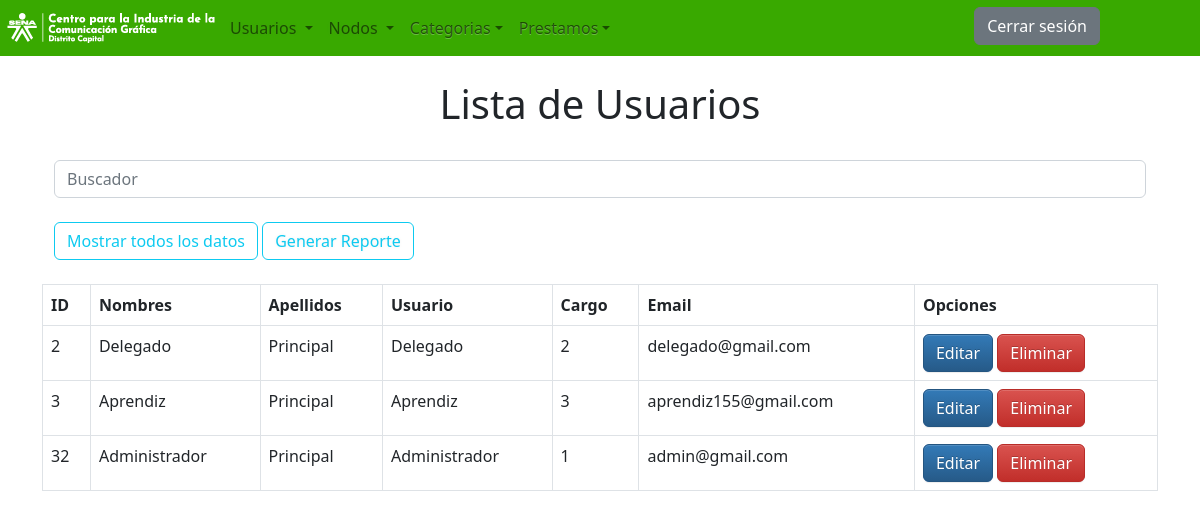
Screenshot of /InicioSesion/Usuarios/Administrador/vistas/Usuarios/listas.php with the database file from the repository.
### tables this page shows
CREATE TABLE `usuarios` (
  `idUsuario` int(11) NOT NULL,
  `nombreUsuario` varchar(50) NOT NULL,
  `apellidoUsuario` varchar(50) NOT NULL,
  `ID_CARGO` int(20) NOT NULL,
  `emailUsuario` varchar(50) NOT NULL,
  `usuarioUsuario` varchar(50) NOT NULL,
  `usuarioClave` varchar(20) NOT NULL,
  `usuarioClave2` varchar(20) NOT NULL
);

### InicioSesion/Usuarios/Administrador/vistas/Usuarios/listas.php (the view, shortened to what this page needs)
<?php
include("../../conexionPDO.php");
?>
<!DOCTYPE html>
<html lang="en">
<head>
	<link rel="stylesheet" href="https://cdn.jsdelivr.net/npm/bootstrap@5.2.1/dist/css/bootstrap.min.css">
    <link rel="stylesheet" type="text/css" href="../css/style.css">
	 <link rel="stylesheet" type="text/css" href="../js/pluggins/dist/sweetalert2.min.css">
</head>
		<header>
    <div class="contenedor-principal">
        <nav class="navbar navbar-expand-lg " style="background:#39A900;">
            <a href="http://localhost/Inventario/InicioSesion/Usuarios/Administrador/index.php">
            <img src="../../img/logosena.PNG">
            </a>
            <div class="collapse navbar-collapse" id="navbarNavDropdown">
                <ul class="navbar-nav">
                    <li class="nav-item active">
                        <div class="menunavegacion">
                            <a class="nav-link dropdown-toggle" href="#" id="navbarDropdownMenuLink" data-toggle="dropdown" aria-haspopup="true" aria-expanded="false">Usuarios
                            </a>
                        </div>
                    </li>
                    <li class="nav-item active">
                        <div class="menunavegacion">
                            <a class="nav-link dropdown-toggle" href="#" id="navbarDropdownMenuLink" data-toggle="dropdown" aria-haspopup="true" aria-expanded="false">Nodos
                            </a>
                    </li>
                    <li class="nav-item dropdown">
                    <a class="nav-link dropdown-toggle" href="#" id="navbarDropdownMenuLink" data-toggle="dropdown" aria-haspopup="true" aria-expanded="false">Categorias</a>
                    </li>
                    <li class="nav-item dropdown">
                    <a class="nav-link dropdown-toggle" href="#" id="navbarDropdownMenuLink" data-toggle="dropdown" aria-haspopup="true" aria-expanded="false">Prestamos</a>
                    </li>
                </ul>
            </div>
            <a href="../../../../../index.php"><button type="button" class="btn btn-secondary" style=" margin-top:-5px; margin-right:100px; ">Cerrar sesi&oacute;n</button> </a>
    </div>
</header>
<!DOCTYPE html>
<html lang="es">
<head>
<link rel="stylesheet" href="bootstrap/css/bootstrap.min.css">
<link rel="stylesheet" href="bootstrap/css/bootstrap-theme.min.css">
</head>
<body><br>
    <div class="container">
  <div class="page-header">
<center><h1>Lista de Usuarios</h1><br></center>
<div class="container-fluid">
	<form action="<?=$_SERVER['PHP_SELF']?>" method="post">
		<input class="form-control me-2" type="search" placeholder="Buscador" name="buscar"> <br>
				<a href="listas.php"> <button class="btn btn-outline-info" type="submit" name="">Mostrar todos los datos</button></a>
				<a href="../Usuarios/pdf" <button class="btn btn-outline-info" type="submit"  name="">Generar Reporte</button></a>
	</form>
</div>
<br>
<table class="table table-bordered">
  <thead>
    <tr>
      <th scope="col">ID</th>
      <th scope="col">Nombres</th>
      <th scope="col">Apellidos</th>
      <th scope="col">Usuario</th>
      <th scope="col">Cargo</th>
      <th scope="col">Email</th>
      <th scope="col">Opciones</th>
    </tr>
  </thead>
  <tbody>
  	<?php
  	if (isset($_POST['enviar'])) {
  		$buscador=$_POST['buscar'];
  		$sql="SELECT * FROM usuarios WHERE nombreUsuario LIKE '%".$buscador."%' OR apellidoUsuario LIKE '%".$buscador."%' OR emailUsuario LIKE '%".$buscador."%' OR ID_CARGO LIKE '%".$buscador."%' OR usuarioUsuario LIKE '%".$buscador."%'  ";
  		$query=mysqli_query($con,$sql);
  		while($row=mysqli_fetch_assoc($query)){
  			?>
  	<tr>
      <td><?php echo $row['idUsuario']?></td>
      <td><?php echo $row['nombreUsuario']?></td>
      <td><?php echo $row['apellidoUsuario']?></td>
      <td><?php echo $row['usuarioUsuario']?></td>
      <td><?php echo $row['ID_CARGO']?></td>
      <td><?php echo $row['emailUsuario']?></td>
      <td>
      <a href="actualizar_u.php?id=<?php echo $row['idUsuario']?>" class="btn btn-primary" onclick="alertActualizacion()">Editar</a>
      <a href="ListasUsuario/eliminar_usuario.php?id=<?php echo $row['nombreUsuario']?>" class="btn btn-danger" onclick="return confirmDelete()" >Eliminar</a>
      </td>
    </tr>
<?php
 }
  	}else{
  		$sql="SELECT * FROM usuarios";
			$query=mysqli_query($con,$sql);
	  	while($row=mysqli_fetch_assoc($query)){
  			?>
    <tr>
      <td><?php echo $row['idUsuario']?></td>
      <td><?php echo $row['nombreUsuario']?></td>
      <td><?php echo $row['apellidoUsuario']?></td>
      <td><?php echo $row['usuarioUsuario']?></td>
      <td><?php echo $row['ID_CARGO']?></td>
      <td><?php echo $row['emailUsuario']?></td>
      <td>
      <a href="actualizar_u.php?id=<?php echo $row['nombreUsuario']?>" class="btn btn-primary">Editar</a>
      <a href="ListasUsuario/eliminar_usuario.php?id=<?php echo $row['nombreUsuario']?>" class="btn btn-danger" onclick="return confirmDelete()">Eliminar</a>
      </td>
    </tr>
    <?php
    }
    }
    ?>
  </tbody>
</table>
</body>
</html>

### InicioSesion/Usuarios/Administrador/vistas/css/style.css (style rules this page uses)
.nav-link { color: #FFFFFF; }
body { background-color: #ffffff; font-family: 'Ubuntu', sans-serif; }
a { text-shadow: 0px 0px 3px rgba(117, 117, 117, 0.12); color: #39A900; text-decoration: none }

### rows the page displays
usuarios: idUsuario "2", nombreUsuario "Delegado", apellidoUsuario "Principal", usuarioUsuario "Delegado", ID_CARGO "2", emailUsuario "delegado@gmail.com"
usuarios: idUsuario "3", nombreUsuario "Aprendiz", apellidoUsuario "Principal", usuarioUsuario "Aprendiz", ID_CARGO "3", emailUsuario "aprendiz155@gmail.com"
usuarios: idUsuario "32", nombreUsuario "Administrador", apellidoUsuario "Principal", usuarioUsuario "Administrador", ID_CARGO "1", emailUsuario "admin@gmail.com"
